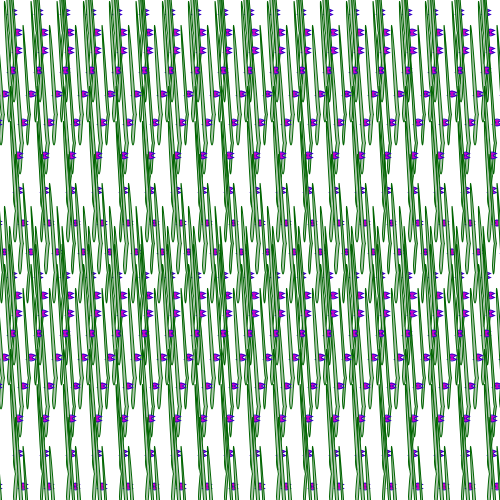
Frame 1 (no input)
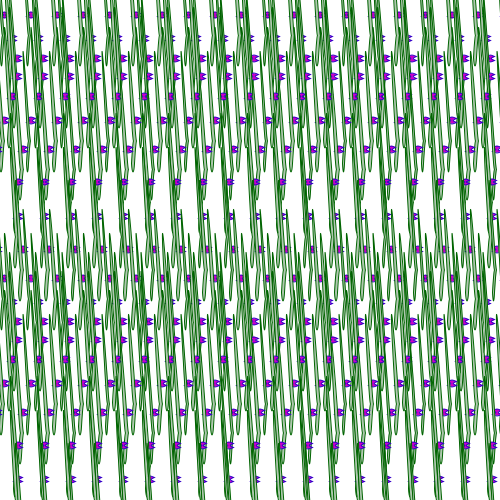
Frame 60 (the mouse pressed at the canvas centre just before this capture)
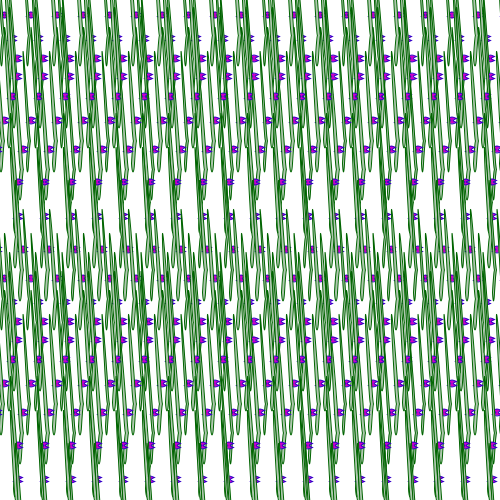
Frame 120 (the mouse held since frame 60 and released just before this capture)

The Processing sketch that drew these frames (run headless with seeded random() and noise(); from frame 60 on, the mouse is pressed at the canvas centre):

// Processing sketch: processing_152230
// ── processing_152230.pde

/*
 * Creative Coding
 * Week 2, 05 - Moving Patterns 1
 * by Indae Hwang and Jon McCormack
 * Copyright (c) 2014 Monash University
 *
 * This sketch builds on the previous sketches, drawing shapes based on the
 * current framerate. The movement of individual shapes combine to create a
 * gestalt field of motion. Use the arrow keys on your keyboard to change the
 * frame rate. 
 * Adapted by Cliffface as part of Creative Coding by FutureLearn
 */

// variable used to store the current frame rate value
int frame_rate_value;
 float grasssize=1.7;//Starting point for grass like image CC

void setup() {
  size(500, 500);

  frame_rate_value = 5;
  frameRate(frame_rate_value);
  rectMode(CENTER);
  background(255);
 
}


void draw() {

  background(255);

  int num = 20;
  int margin = 0;
  float gutter = 0; //distance between each cell
  float cellsize = ( width - (2 * margin) - gutter * (num - 1) ) / (num - 1);

  int circleNumber = 0; // counter
  for (int i=0; i<num; i++) {
    for (int j=0; j<num; j++) {
      circleNumber = (i * num) + j; // different way to calculate the circle number from w2_04

      float tx = margin + cellsize * i + gutter * i;
      float ty = margin + cellsize * j + gutter * j;

      movingCircle(tx, ty, cellsize, circleNumber);
    }
  }
} //end of draw 


void movingCircle(float x, float y, float size, int circleNum) {

  float finalAngle;
  finalAngle = frameCount + circleNum;

  //the rotating angle for each tempX and tempY postion is affected by frameRate and angle;  
  float tempX = x + (size / 2) * sin(PI / frame_rate_value * finalAngle);
  float tempY = y + (size / 2) * cos(PI / frame_rate_value * finalAngle);

  noStroke();
  fill(0);

  stroke(50,0,200);
  fill(200,0,200);
  curvedrect(tempX,tempY,size/3,size/7,2);

   stroke(0,100,0);
   fill(175,200,175);
  curvedgrass(tempX,tempY,size/10,size*grasssize,1);
 
//  curvedrect(x,y,size/5,size/5,2);
  
  stroke(1);
  noFill();
  stroke(175,175,0);
//  line(x, y, tempX, tempY);
}

 void curvedgrass(float x, float y, float xsize, float ysize, float curve){ //creates rectangle with curves like grass
    beginShape();
    vertex(x,y);
    bezierVertex(x-(xsize/(curve/2)),y-(ysize/(curve/2)),(x+xsize)-(xsize/(curve/2.5)),y-(ysize/(curve/2)),x+xsize,y);
    bezierVertex((x+xsize)+(xsize/curve),y+(ysize/curve),(x+xsize)+(xsize/curve),(y+ysize)-(ysize/curve),x+xsize,y+ysize);
    bezierVertex((x+xsize)-(xsize/(curve*4)),(y+ysize)+(ysize/(curve*4)),x+(xsize/(curve*4)),(y+ysize)+(ysize/(curve*4)),x,y+ysize);
    bezierVertex(x+(xsize/curve),(y+ysize)-(ysize/curve),x+(xsize/curve),y+(ysize/curve),x,y);
    
    endShape();
  }

void curvedrect(float x, float y, float xsize, float ysize, float curve){ //creates rectange with sides that curve out then in
    beginShape();
    vertex(x,y);
    bezierVertex(x+(xsize/curve),y-(ysize/curve),(x+xsize)-(xsize/curve),y-(ysize/curve),x+xsize,y);
    bezierVertex((x+xsize)-(xsize/curve),y+(ysize/curve),(x+xsize)-(xsize/curve),(y+ysize)-(ysize/curve),x+xsize,y+ysize);
    bezierVertex((x+xsize)-(xsize/curve),(y+ysize)+(ysize/curve),x+(xsize/curve),(y+ysize)+(ysize/curve),x,y+ysize);
    bezierVertex(x+(xsize/curve),(y+ysize)-(ysize/curve),x+(xsize/curve),y+(ysize/curve),x,y);
    
    endShape();
  }

/*
 * keyReleased function
 *
 * called automatically by Processing when a keyboard key is released
 */
void keyReleased() {

  // right arrow -- increase frame_rate_value
  if (keyCode == RIGHT && frame_rate_value < 60) {
    frame_rate_value++;
  }

  // left arrow -- decrease frame_rate_value
  if ( keyCode == LEFT && frame_rate_value > 1) {
    frame_rate_value--;
  }
  //down arrow key decreases hight of grass
  if (keyCode ==DOWN && grasssize>.2){
  grasssize=grasssize-0.1;

  }
  //up arrow key increases hight of grass
  if (keyCode ==UP && grasssize<4){
    grasssize=grasssize+0.1;
    
  }

  // set the frameRate and print current value on the screen
  frameRate(frame_rate_value);
  println("Current frame Rate is: " + frame_rate_value);
  println("Grass size is "+grasssize);



}
